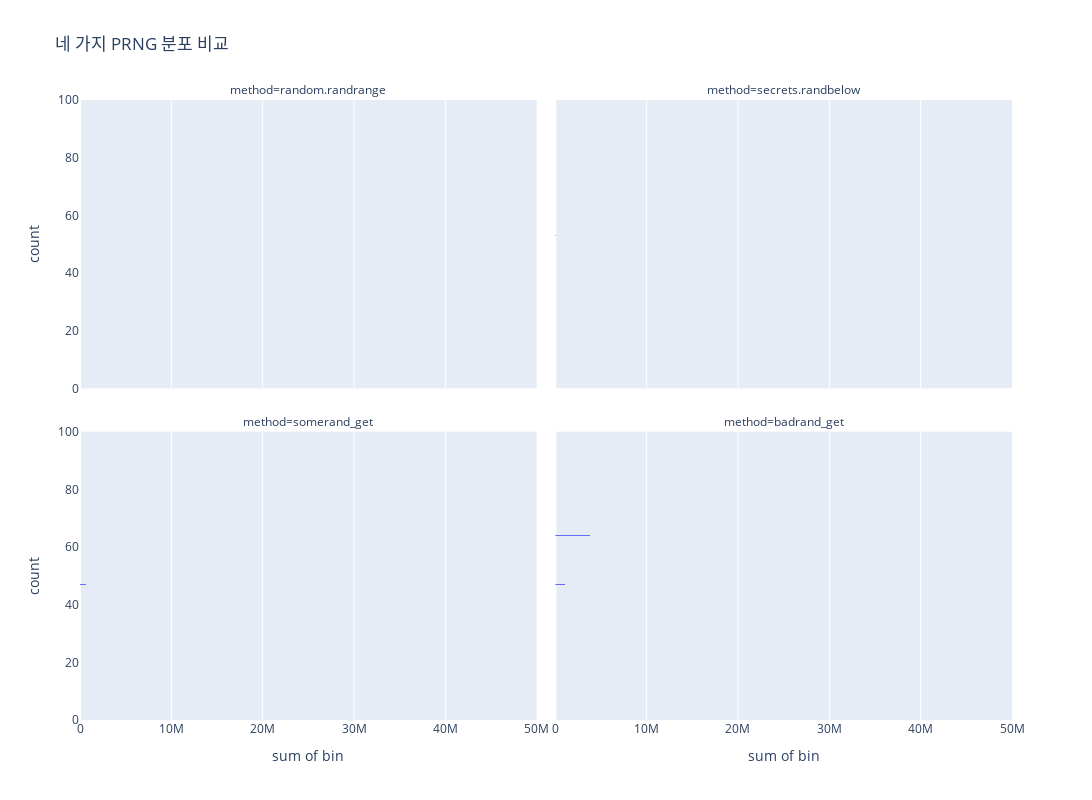

The code cell stored with this chart in its notebook:
### Markdown cell above
빈도를 히스토그램으로 그려보면, 앞의 세 함수는 의도한대로 이항분포 모양을 보여주고, badrand는 두개의 이항분포가 겹친 모양이다.

### Code cell
fig = px.histogram(
    df,
    x="bin",
    y="count",
    histfunc="sum",  # 같은 bin 값에 대해 'count'를 합산
    facet_col="method",
    facet_col_wrap=2,
    nbins=len(x),  # 각 정수값마다 하나의 빈으로 매핑
    title="네 가지 PRNG 분포 비교",
    range_x=[0, 50_000_000],
    range_y=[0, 100],
)
fig.update_layout(showlegend=False, height=800, width=1200)
fig.show()

### Figure 1 — Plotly figure (JSON) as saved in the notebook; plotly's stock layout.template omitted (floating-point values rounded to 4 significant figures; data arrays with more than 128 entries replaced by an {"elided": "..."} marker saying what was removed)
{"data": [{"bingroup": "y", "histfunc": "sum", "hovertemplate": "method=random.randrange<br>sum of bin=%{x}<br>count=%{y}<extra></extra>", "legendgroup": "", "marker": {"color": "#636efa", "pattern": {"shape": ""}}, "name": "", "nbinsy": 32768, "orientation": "h", "showlegend": false, "type": "histogram", "x": {"elided": "32768 int values"}, "xaxis": "x3", "y": {"elided": "32768 int values"}, "yaxis": "y3"}, {"bingroup": "y", "histfunc": "sum", "hovertemplate": "method=secrets.randbelow<br>sum of bin=%{x}<br>count=%{y}<extra></extra>", "legendgroup": "", "marker": {"color": "#636efa", "pattern": {"shape": ""}}, "name": "", "nbinsy": 32768, "orientation": "h", "showlegend": false, "type": "histogram", "x": {"elided": "32768 int values"}, "xaxis": "x4", "y": {"elided": "32768 int values"}, "yaxis": "y4"}, {"bingroup": "y", "histfunc": "sum", "hovertemplate": "method=somerand_get<br>sum of bin=%{x}<br>count=%{y}<extra></extra>", "legendgroup": "", "marker": {"color": "#636efa", "pattern": {"shape": ""}}, "name": "", "nbinsy": 32768, "orientation": "h", "showlegend": false, "type": "histogram", "x": {"elided": "32768 int values"}, "xaxis": "x", "y": {"elided": "32768 int values"}, "yaxis": "y"}, {"bingroup": "y", "histfunc": "sum", "hovertemplate": "method=badrand_get<br>sum of bin=%{x}<br>count=%{y}<extra></extra>", "legendgroup": "", "marker": {"color": "#636efa", "pattern": {"shape": ""}}, "name": "", "nbinsy": 32768, "orientation": "h", "showlegend": false, "type": "histogram", "x": {"elided": "32768 int values"}, "xaxis": "x2", "y": {"elided": "32768 int values"}, "yaxis": "y2"}], "layout": {"annotations": [{"font": {}, "showarrow": false, "text": "method=somerand_get", "x": 0.245, "xanchor": "center", "xref": "paper", "y": 0.465, "yanchor": "bottom", "yref": "paper"}, {"font": {}, "showarrow": false, "text": "method=badrand_get", "x": 0.755, "xanchor": "center", "xref": "paper", "y": 0.465, "yanchor": "bottom", "yref": "paper"}, {"font": {}, "showarrow": false, "text": "method=random.randrange", "x": 0.245, "xanchor": "center", "xref": "paper", "y": 1.0, "yanchor": "bottom", "yref": "paper"}, {"font": {}, "showarrow": false, "text": "method=secrets.randbelow", "x": 0.755, "xanchor": "center", "xref": "paper", "y": 1.0, "yanchor": "bottom", "yref": "paper"}], "barmode": "relative", "height": 800, "legend": {"tracegroupgap": 0}, "showlegend": false, "title": {"text": "네 가지 PRNG 분포 비교"}, "width": 1200, "xaxis": {"anchor": "y", "domain": [0, 0.49], "range": [0, 50000000], "title": {"text": "sum of bin"}}, "xaxis2": {"anchor": "y2", "domain": [0.51, 1], "matches": "x", "range": [0, 50000000], "title": {"text": "sum of bin"}}, "xaxis3": {"anchor": "y3", "domain": [0, 0.49], "matches": "x", "showticklabels": false}, "xaxis4": {"anchor": "y4", "domain": [0.51, 1], "matches": "x", "showticklabels": false}, "yaxis": {"anchor": "x", "domain": [0, 0.465], "range": [0, 100], "title": {"text": "count"}}, "yaxis2": {"anchor": "x2", "domain": [0, 0.465], "matches": "y", "showticklabels": false}, "yaxis3": {"anchor": "x3", "domain": [0.535, 1.0], "matches": "y", "range": [0, 100], "title": {"text": "count"}}, "yaxis4": {"anchor": "x4", "domain": [0.535, 1.0], "matches": "y", "showticklabels": false}}}
